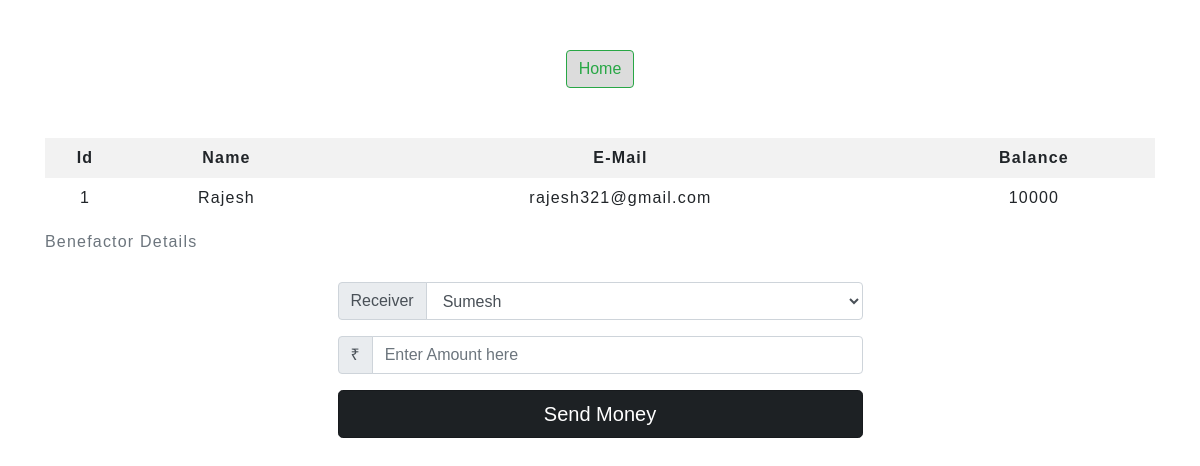
The app's page /include/select.php?id=1 with its own data.
### tables this page shows
CREATE TABLE `customers` (
  `id` int(11) NOT NULL,
  `Name` varchar(255) NOT NULL,
  `Email` varchar(255) NOT NULL,
  `Balance` float(20) NOT NULL
);

### include/select.php (the view, shortened to what this page needs)
<!DOCTYPE html>
<html lang="en">
<head>
    <link rel="stylesheet" href="https://maxcdn.bootstrapcdn.com/bootstrap/4.5.2/css/bootstrap.min.css">
    <link rel="stylesheet" type="text/css" href="../css/styles.css">
</head>
<body>
<?php
  include 'navhome.php';
?>
    <div class="container">
        <form method="POST">
            <?php
                include 'config.php';
                $sid=$_GET['id'];
                $result=mysqli_query($sql,"SELECT * FROM customers where id=$sid");
                $rows=mysqli_fetch_assoc($result);
            ?>
                <div>
                <table class="table table-hover table-sm table-striped table-borderless">
                            <caption>Benefactor Details</caption>
                                <thread class="thread-dark">
                                    <tr>
                                    <th scope="col" class="text-center py-2">Id</th>
                                    <th scope="col" class="text-center py-2">Name</th>
                                    <th scope="col" class="text-center py-2">E-Mail</th>
                                    <th scope="col" class="text-center py-2">Balance</th>
                                    </tr>
                                </thread>
                        <tr>
                    <td class="py-2"><?php echo $rows['id'] ?></td>
                    <td class="py-2"><?php echo $rows['Name'] ?></td>
                    <td class="py-2"><?php echo $rows['Email'] ?></td>
                    <td class="py-2"><?php echo $rows['Balance'] ?></td>
                </tr>
                </table>
                </div>
            <div class="container" style="width:50%">
                    <div class="input-group mb-3">
                        <div class="input-group-prepend">
                            <span class="input-group-text" id="inputGroup-sizing-default">Receiver</span>
                        </div>
                        <select id="rec" name="rec" class="form-control" aria-label="Default"
                            aria-describedby="inputGroup-sizing-default">
                        <?php
                        include 'config.php';
                        $sid=$_GET['id'];
                        $query = "SELECT * FROM customers where id!=$sid";
                        $result=mysqli_query($sql,$query);
                        while($rows = mysqli_fetch_assoc($result)) {
                    ?>
                        <option value="<?php echo $rows['id'];?>" >
                            <?php echo $rows['Name'] ;?>
                            <?php
                        }
                    ?>
                </select>
                    </div>
                    <div class="input-group mb-3">
                <div class="input-group-prepend">
                    <span class="input-group-text" id="inputGroup-sizing-default">₹</span>
                </div>
                <input type="number" name="amount" class="form-control" aria-label="Default"
                    aria-describedby="inputGroup-sizing-default" required placeholder="Enter Amount here"
                    oninvalid="this.setCustomValidity('Please Enter Price')" oninput="this.setCustomValidity('')">
            </div>
            <button class="btn btn-dark btn-lg btn-block active" name="send" value="Transfer">Send Money</button>
        </form>
    </div>
</body>
</html>

### css/styles.css (style rules this page uses)
span { color:white; }
.btn { background-color: gainsboro; }
button { height: 100%; width: 100%; }
* { padding: 0; margin: 0; box-sizing: border-box; font-family: sans-serif; }
table { letter-spacing: 1.2px; }
td { text-align: center; }
button { border:none; background: #616fec; transition: 1s; }

### include/select.php (style rules this page uses)
body { background-size: cover; height: 100%; width: 100%; background-repeat: no-repeat; background-attachment: fixed; }

### records on screen
customers: id "1", Name "Rajesh", Email "rajesh321@gmail.com", Balance "10000"

### other values on screen
form field rec "Sumesh"
